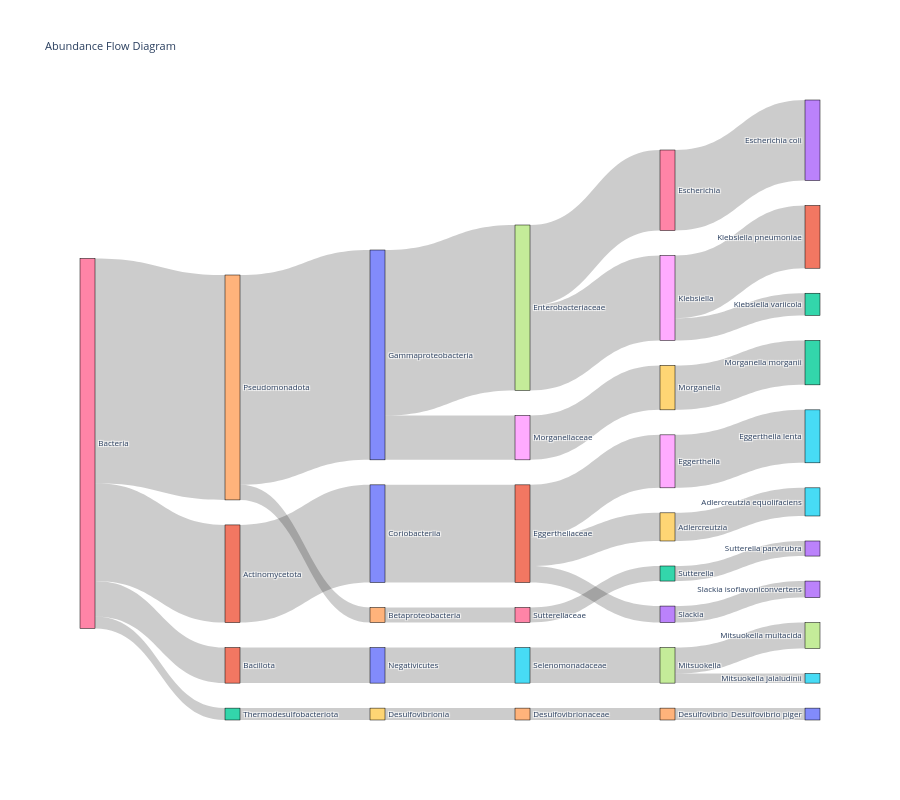

Notebook cell for this chart:
### Code cell
operon_abd_data_Healthy.pl.sankey(
    hierarchy_cols=["domain","phylum","class","family","genus", "species"], min_abundance=0.5
)

### Figure 1 — Plotly figure (JSON) as saved in the notebook; plotly's stock layout.template omitted (floating-point values rounded to 4 significant figures)
{"data": [{"link": {"hovertemplate": "Flow from %{source.label} to %{target.label}: %{value:.2e}<extra></extra>", "source": [16, 24, 0, 7, 28, 7, 6, 0, 8, 29, 16, 11, 10, 21, 18, 21, 9, 24, 14, 26, 12, 16, 32, 19, 34, 4, 28, 21, 33, 16, 31, 20, 35, 27, 27], "target": [24, 0, 7, 28, 1, 6, 13, 8, 29, 2, 11, 10, 21, 18, 15, 9, 25, 14, 26, 12, 3, 32, 19, 34, 4, 30, 22, 33, 23, 31, 20, 35, 27, 5, 17], "value": [12.91, 12.04, 9.492, 4.873, 3.6, 4.619, 4.619, 2.551, 2.551, 2.551, 5.603, 5.603, 5.603, 3.04, 3.04, 1.616, 1.616, 0.865, 0.865, 0.865, 0.865, 0.6818, 0.6818, 0.6818, 0.6818, 0.6818, 1.272, 0.9461, 0.9461, 2.042, 2.042, 2.042, 2.042, 0.5556, 1.486]}, "node": {"label": ["Gammaproteobacteria", "Klebsiella pneumoniae", "Morganella morganii", "Sutterella parvirubra", "Desulfovibrio", "Mitsuokella jalaludinii", "Escherichia", "Enterobacteriaceae", "Morganellaceae", "Adlercreutzia", "Coriobacteriia", "Actinomycetota", "Sutterella", "Escherichia coli", "Betaproteobacteria", "Eggerthella lenta", "Bacteria", "Mitsuokella multacida", "Eggerthella", "Desulfovibrionia", "Negativicutes", "Eggerthellaceae", "Klebsiella variicola", "Slackia isoflavoniconvertens", "Pseudomonadota", "Adlercreutzia equolifaciens", "Sutterellaceae", "Mitsuokella", "Klebsiella", "Morganella", "Desulfovibrio piger", "Bacillota", "Thermodesulfobacteriota", "Slackia", "Desulfovibrionaceae", "Selenomonadaceae"], "line": {"color": "black", "width": 0.5}, "pad": 25, "thickness": 15}, "type": "sankey"}], "layout": {"font": {"size": 8}, "height": 800, "title": {"text": "Abundance Flow Diagram"}}}
